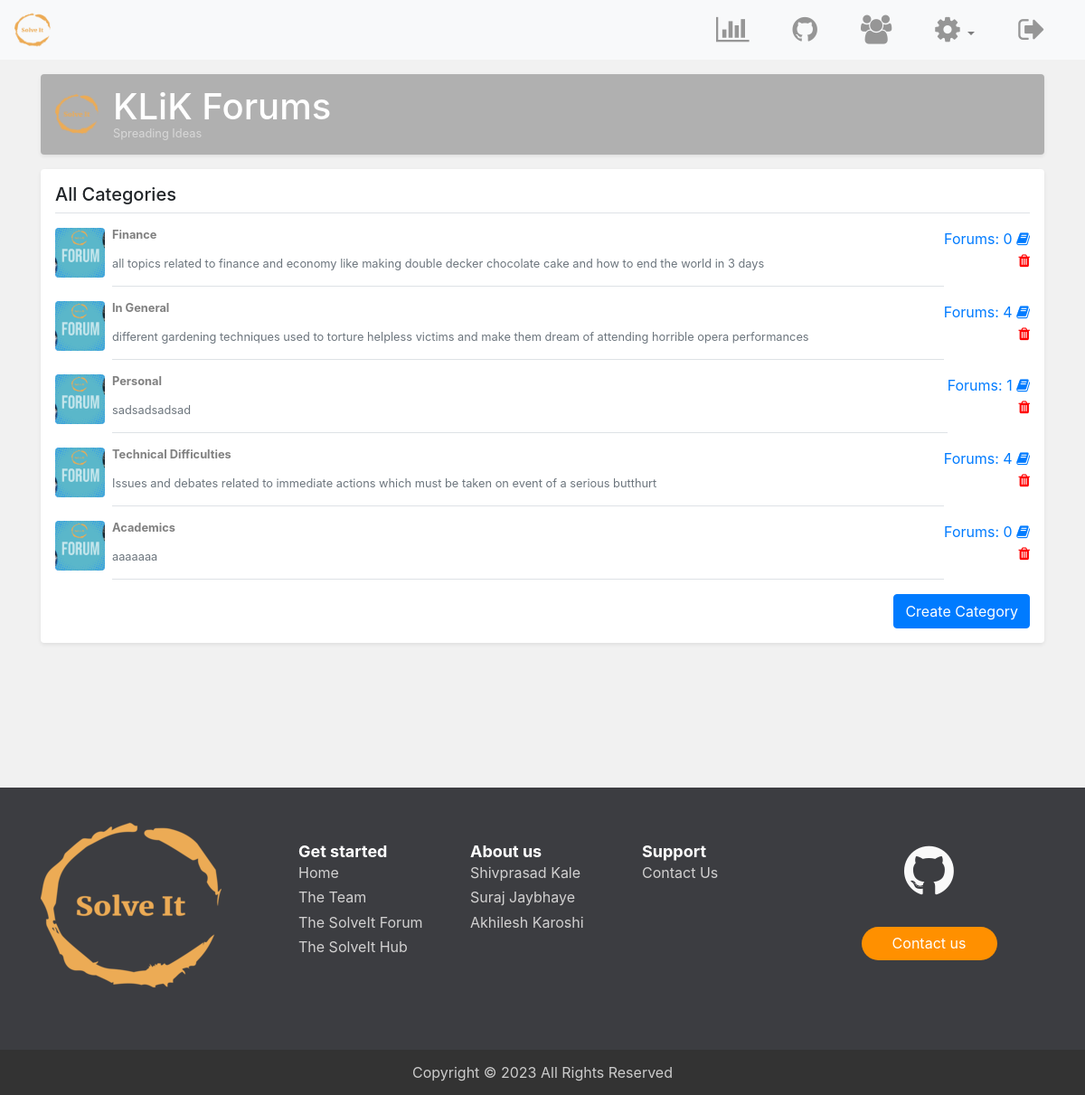
The app's page /categories.php (signed in) with its own data.
### tables this page shows
CREATE TABLE `categories` (
  `cat_id` int(8) NOT NULL,
  `cat_name` varchar(255) NOT NULL,
  `cat_description` varchar(255) NOT NULL
);

### categories.php (the view, shortened to what this page needs)
<?php
    require 'includes/dbh.inc.php';
    include 'includes/HTML-head.php';
?>
        <link rel="stylesheet" type="text/css" href="css/list-page.css">
    </head>
    <body style="background: #f1f1f1">
        <?php include 'includes/navbar.php'; ?>
        <main role="main" class="container">
      <div class="d-flex align-items-center p-3 my-3 text-white-50 bg-purple rounded shadow-sm">
          <img class="mr-3" src="img/100.png" alt="" width="48" height="48">
        <div class="lh-100">
          <h1 class="mb-0 text-white lh-100">KLiK Forums</h1>
          <small>Spreading Ideas</small>
        </div>
      </div>
      <div class="my-3 p-3 bg-white rounded shadow-sm">
        <h5 class="border-bottom border-gray pb-2 mb-0">All Categories</h5>
        <?php
            $sql = "select cat_id, cat_name, cat_description, (
                        select count(*) from topics
                        where topics.topic_cat = cat_id
                        ) as forums
                    from categories
                    order by cat_id asc";
            $stmt = mysqli_stmt_init($conn);
            if (!mysqli_stmt_prepare($stmt, $sql))
            {
                die('SQL error');
            }
            else
            {
                mysqli_stmt_execute($stmt);
                $result = mysqli_stmt_get_result($stmt);
                while ($row = mysqli_fetch_assoc($result))
                {
                    echo '<a href="topics.php?cat='.$row['cat_id'].'">
                        <div class="media text-muted pt-3">
                            <img src="img/forum-cover1.png" alt="" class="mr-2 rounded div-img ">
                            <p class="media-body pb-3 mb-0 small lh-125 border-bottom border-gray ">
                              <strong class="d-block text-gray-dark">'.ucwords($row['cat_name']).'</strong></a>
                                  <br>'.$row['cat_description'].'
                            </p>
                            <span class="text-right text-primary">
                                Forums: '.$row['forums'].' <i class="fa fa-book" aria-hidden="true"></i><br>';
                    if ($_SESSION['userLevel'] == 1)
                    {
                        echo '<a href="includes/delete-category.php?id='.$row['cat_id'].'&page=categories" >
                                <i class="fa fa-trash" aria-hidden="true" style="color: red;"></i>
                              </a>
                            </span>';
                    }
                    else
                    {
                        echo '</span>';
                    }
                    echo '</div>';
                }
           }
            if ($_SESSION['userLevel'] == 1)
            {
                echo '<small class="d-block text-right mt-3">
                        <a href="create-category.php" class="btn btn-primary">Create Category</a>';
            }
            else
            {
                echo '<small class="d-block text-right mt-3">';
            }
        ?>
        </small>
    </main>
        <?php include 'includes/footer.php'; ?>
    </body>
</html>

### css/styles.css (style rules this page uses)
html, body { height: 100%; }
img { max-width: 100%; }
a { text-decoration: none }
h1 { color: #ff9000; }
* { word-wrap: break-word; overflow-wrap: break-word; }
h1, h2, h3, h4, h5, h6, p, a, ul, span, li, img, inpot, button { margin: 0; padding: 0; }

### css/list-page.css (style rules this page uses)
html, body { overflow-x: hidden; }
.text-white-50 { color: rgba(255, 255, 255, .5); }
.bg-purple { background-color: #B0B0B0; }
.lh-100 { line-height: 1; }
.lh-125 { line-height: 1.25; }
.div-img { width: 55px; height: 55px; object-fit: cover; transition: transform .2s; }
a { color: gray; }

### records on screen
categories: cat_name "Finance", cat_description "all topics related to finance and economy like making double decker chocolate cake and how to end the world in 3 days", forums "0"
categories: cat_name "In General", cat_description "different gardening techniques used to torture helpless victims and make them dream of attending horrible opera performances", forums "4"
categories: cat_name "Personal", cat_description "sadsadsadsad", forums "1"
categories: cat_name "Technical Difficulties", cat_description "Issues and debates related to immediate actions which must be taken on event of a serious butthurt", forums "4"
categories: cat_name "Academics", cat_description "aaaaaaa", forums "0"
